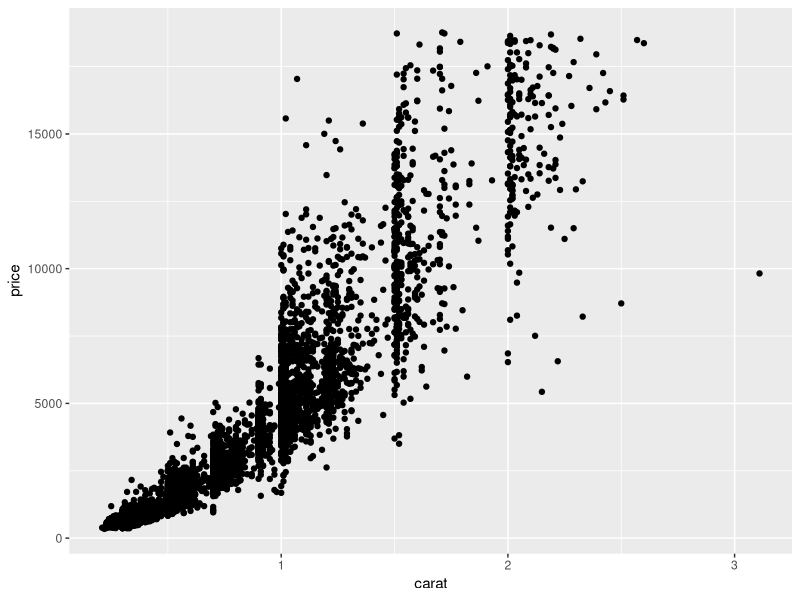
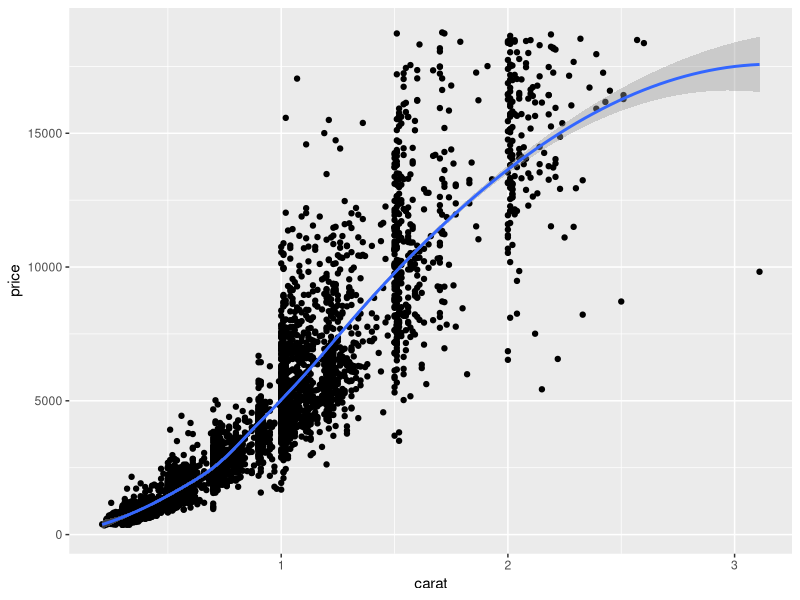
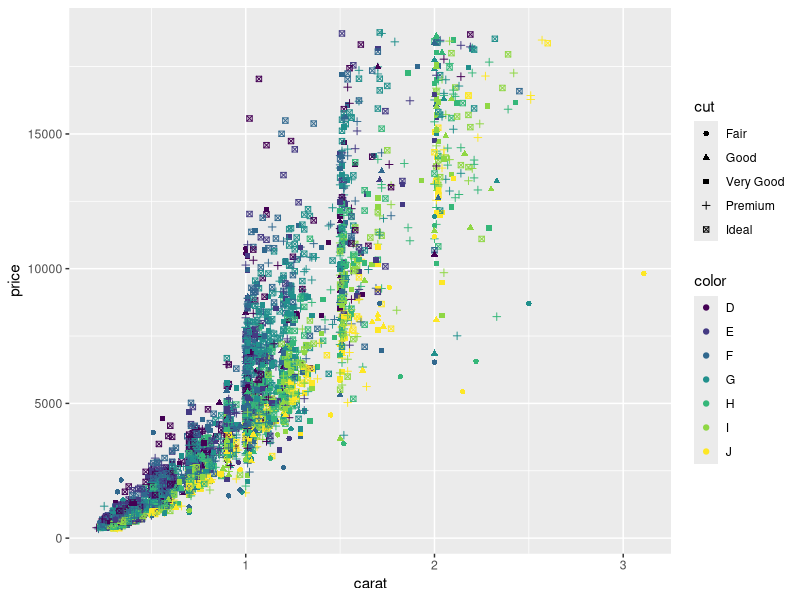
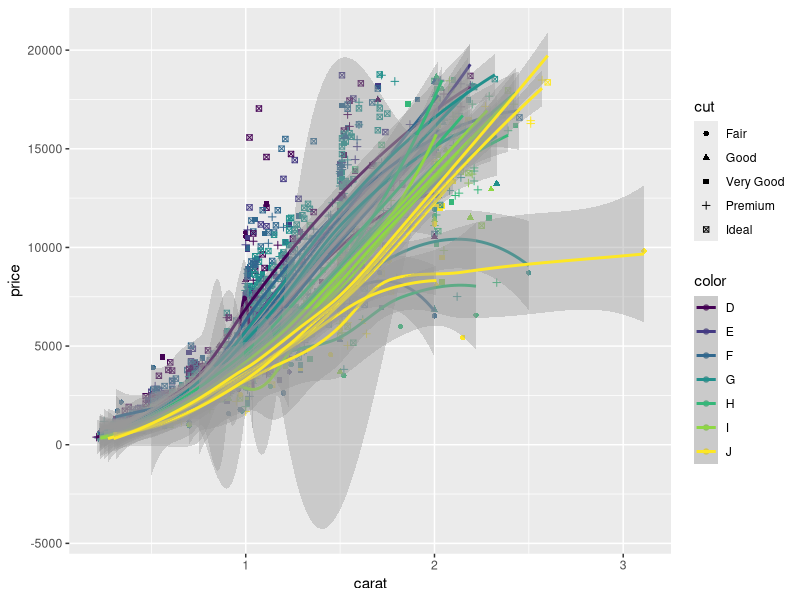
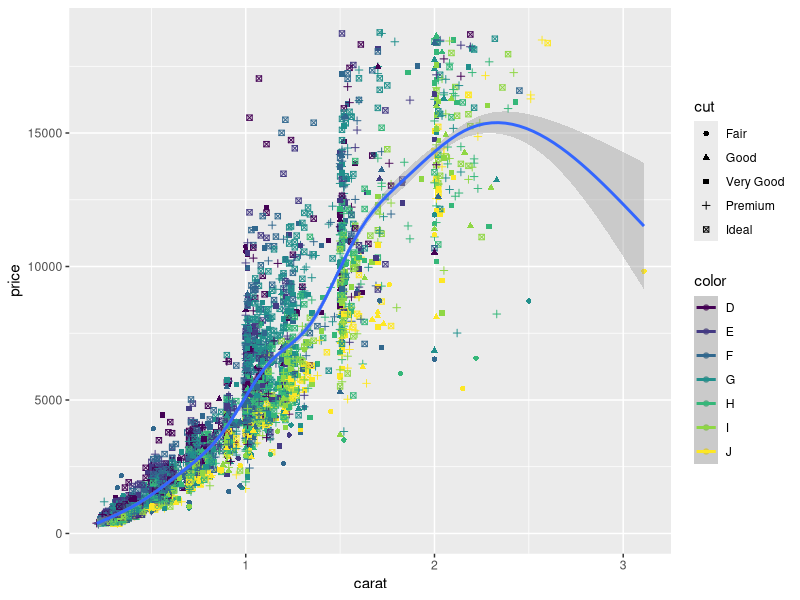
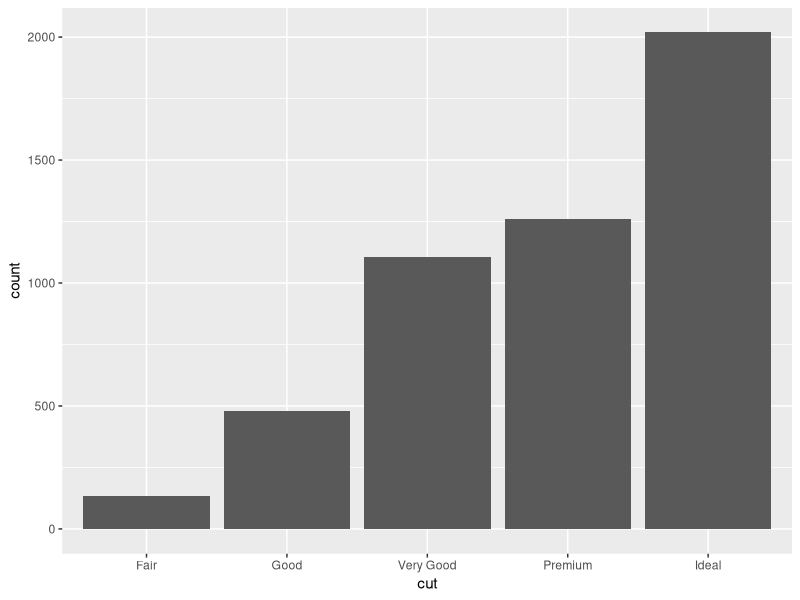
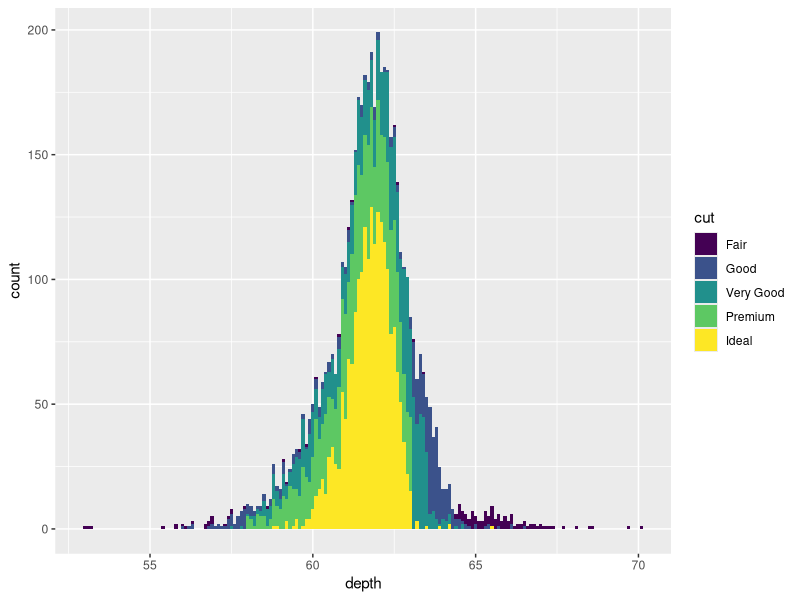
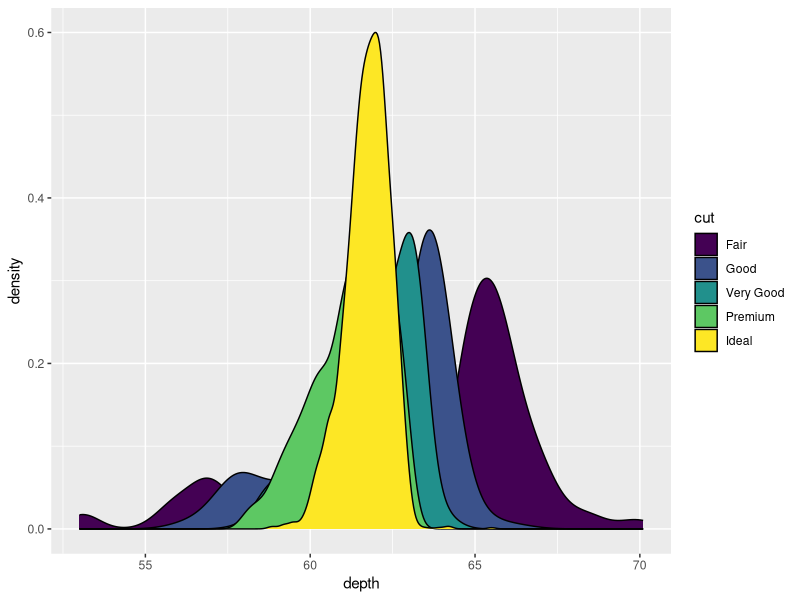

Generate these figures, in order, with R:
## ---- chunk 1
knitr::opts_chunk$set(echo = FALSE, warning=FALSE, message=FALSE)
options(htmltools.dir.version = FALSE)
## ---- chunk 2
# # solarized_dark(
# #   code_font_family = "Fira Code",
# #   code_font_url    = "https://cdn.rawgit.com/tonsky/FiraCode/1.204/distr/fira_code.css"
# # )
# library(xaringanthemer)
# 
# mono_accent(
#     base_color           = "#09017F",
#     header_font_google   = google_font("Roboto", "700"),
#     text_font_google     = google_font("Roboto Condensed"),
#     code_highlight_color = "#D2B6E8",
#     code_font_family     = "Fira Code",
#     code_font_url        = "https://cdn.rawgit.com/tonsky/FiraCode/1.204/distr/fira_code.css"
#     )

## ---- chunk 3
library(ggplot2)
data("diamonds")
diamonds <- diamonds[sample(1:nrow(diamonds), 5000), ]
ggplot(data = diamonds) + geom_point(mapping = aes(x = carat, y = price))
## ---- chunk 4
ggplot(diamonds, aes(x = carat, y = price)) + 
  geom_point() +
  geom_smooth(method = 'loess')
## ---- chunk 5
ggplot(diamonds, aes(x = carat, y = price, 
                     color = color, shape =  cut)) + 
  geom_point()
## ---- chunk 6
ggplot(diamonds, aes(x = carat, y = price, color = color, shape =  cut)) + 
  geom_point() +
  geom_smooth()
## ---- chunk 7
ggplot(diamonds, aes(x = carat, y = price, color = color, shape = cut)) + 
  geom_point() +
  stat_smooth(aes(group = 1))
## ---- chunk 8
ggplot(data = diamonds) + 
  geom_bar(mapping = aes(x = cut)) # x should be discreate
## ---- chunk 9
ggplot(diamonds, aes(x = depth, fill = cut)) + 
  geom_histogram(binwidth = 0.1) 
## ---- chunk 10
ggplot(diamonds, aes(x = depth, fill = cut)) + # try color instead of fill 
  geom_density() 
## ---- chunk 11
ggplot(data = diamonds, mapping = aes(carat, price)) + 
  geom_point() + 
  geom_density2d()
## ---- chunk 12
ggplot(data = diamonds, mapping = aes(carat, price)) + 
  geom_point() + 
  stat_density2d(aes(fill = ..level..), geom = "polygon")

## ---- chunk 13
ggplot(data = diamonds, mapping = aes(carat, price))  + 
  geom_point() + 
   stat_density2d(aes(fill = ..level..), geom = "polygon") + 
  facet_grid( ~ cut)
## ---- chunk 14
ggplot(data = diamonds, mapping = aes(carat, price))  + 
  geom_point() + 
   stat_density2d(aes(fill = ..level..), geom = "polygon") + 
  facet_grid(color  ~ cut)
## ---- chunk 15
ggplot(data = diamonds) + 
  geom_bar(mapping = aes(x = cut, fill = clarity), position = "stack") # the default
## ---- chunk 16
ggplot(data = diamonds) + 
  geom_bar(mapping = aes(x = cut, fill = clarity), position = "dodge") 
## ---- chunk 17
ggplot(data = diamonds) + 
  geom_bar(mapping = aes(x = cut, fill = clarity), position = "fill") 
## ---- chunk 18
ggplot(diamonds, aes(carat, price, color = cut)) + geom_point() + scale_color_grey()
## ---- chunk 19
ggplot(diamonds, aes(carat, price, color = cut)) + 
  geom_point() + 
  scale_color_manual(values = c("#c9792e", "blue", "green", "gray", "thistle2"))
## ---- chunk 20
ggplot(diamonds, aes(x = carat, y = price, fill = cut)) + 
  geom_point() +
  labs(title = "Diamanten", x = "Karat", y = "Preis", fill = "Schnitt") 
## ---- chunk 21
ggplot(diamonds, aes(carat, price, color = cut)) + 
  geom_point() + theme_bw()
